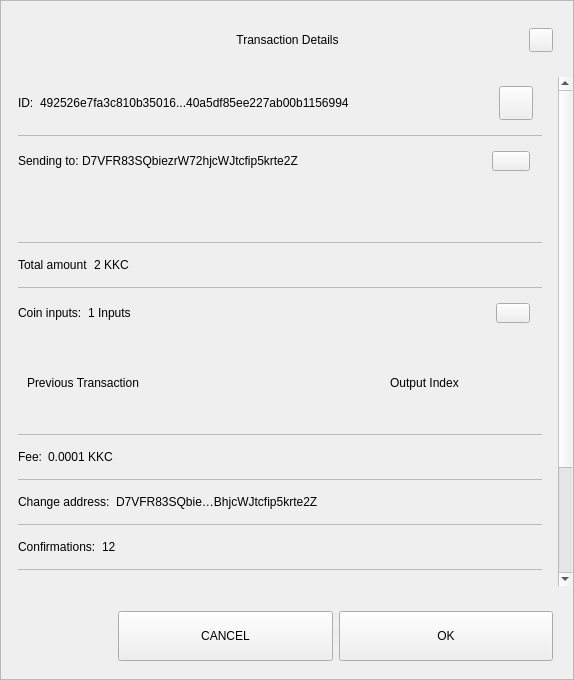
<?xml version="1.0" encoding="UTF-8"?>
<ui version="4.0">
 <class>TxDetailDialog</class>
 <widget class="QWidget" name="TxDetailDialog">
  <property name="geometry">
   <rect>
    <x>0</x>
    <y>0</y>
    <width>574</width>
    <height>680</height>
   </rect>
  </property>
  <property name="sizePolicy">
   <sizepolicy hsizetype="Preferred" vsizetype="Expanding">
    <horstretch>0</horstretch>
    <verstretch>0</verstretch>
   </sizepolicy>
  </property>
  <property name="minimumSize">
   <size>
    <width>574</width>
    <height>500</height>
   </size>
  </property>
  <property name="windowTitle">
   <string>Form</string>
  </property>
  <property name="styleSheet">
   <string notr="true"/>
  </property>
  <layout class="QVBoxLayout" name="verticalLayout_3">
   <property name="spacing">
    <number>0</number>
   </property>
   <property name="leftMargin">
    <number>0</number>
   </property>
   <property name="topMargin">
    <number>0</number>
   </property>
   <property name="rightMargin">
    <number>0</number>
   </property>
   <property name="bottomMargin">
    <number>0</number>
   </property>
   <item>
    <widget class="QFrame" name="frame">
     <property name="sizePolicy">
      <sizepolicy hsizetype="Preferred" vsizetype="Expanding">
       <horstretch>0</horstretch>
       <verstretch>0</verstretch>
      </sizepolicy>
     </property>
     <property name="styleSheet">
      <string notr="true"/>
     </property>
     <property name="frameShape">
      <enum>QFrame::StyledPanel</enum>
     </property>
     <property name="frameShadow">
      <enum>QFrame::Raised</enum>
     </property>
     <layout class="QVBoxLayout" name="verticalLayout">
      <property name="leftMargin">
       <number>0</number>
      </property>
      <property name="rightMargin">
       <number>0</number>
      </property>
      <item>
       <layout class="QHBoxLayout" name="horizontalLayout_3">
        <property name="spacing">
         <number>0</number>
        </property>
        <property name="leftMargin">
         <number>20</number>
        </property>
        <property name="topMargin">
         <number>10</number>
        </property>
        <property name="rightMargin">
         <number>20</number>
        </property>
        <item>
         <spacer name="horizontalSpacer_1">
          <property name="orientation">
           <enum>Qt::Horizontal</enum>
          </property>
          <property name="sizeHint" stdset="0">
           <size>
            <width>40</width>
            <height>20</height>
           </size>
          </property>
         </spacer>
        </item>
        <item>
         <widget class="QLabel" name="labelTitle">
          <property name="minimumSize">
           <size>
            <width>0</width>
            <height>40</height>
           </size>
          </property>
          <property name="maximumSize">
           <size>
            <width>16777215</width>
            <height>40</height>
           </size>
          </property>
          <property name="styleSheet">
           <string notr="true">padding-left:24px;</string>
          </property>
          <property name="text">
           <string>Transaction Details</string>
          </property>
          <property name="alignment">
           <set>Qt::AlignCenter</set>
          </property>
          <property name="margin">
           <number>7</number>
          </property>
         </widget>
        </item>
        <item>
         <spacer name="horizontalSpacer_2">
          <property name="orientation">
           <enum>Qt::Horizontal</enum>
          </property>
          <property name="sizeHint" stdset="0">
           <size>
            <width>40</width>
            <height>20</height>
           </size>
          </property>
         </spacer>
        </item>
        <item>
         <widget class="QPushButton" name="btnEsc">
          <property name="minimumSize">
           <size>
            <width>24</width>
            <height>24</height>
           </size>
          </property>
          <property name="maximumSize">
           <size>
            <width>24</width>
            <height>24</height>
           </size>
          </property>
          <property name="focusPolicy">
           <enum>Qt::NoFocus</enum>
          </property>
          <property name="text">
           <string/>
          </property>
         </widget>
        </item>
       </layout>
      </item>
      <item>
       <spacer name="verticalSpacer">
        <property name="orientation">
         <enum>Qt::Vertical</enum>
        </property>
        <property name="sizeType">
         <enum>QSizePolicy::Fixed</enum>
        </property>
        <property name="sizeHint" stdset="0">
         <size>
          <width>20</width>
          <height>10</height>
         </size>
        </property>
       </spacer>
      </item>
      <item>
       <widget class="QWidget" name="layoutScroll" native="true">
        <property name="minimumSize">
         <size>
          <width>0</width>
          <height>0</height>
         </size>
        </property>
        <layout class="QVBoxLayout" name="verticalLayout_4">
         <property name="leftMargin">
          <number>0</number>
         </property>
         <property name="topMargin">
          <number>0</number>
         </property>
         <property name="rightMargin">
          <number>0</number>
         </property>
         <item>
          <widget class="QScrollArea" name="scrollArea">
           <property name="styleSheet">
            <string notr="true">#scrollArea {
background:transparent;
}</string>
           </property>
           <property name="horizontalScrollBarPolicy">
            <enum>Qt::ScrollBarAlwaysOff</enum>
           </property>
           <property name="sizeAdjustPolicy">
            <enum>QAbstractScrollArea::AdjustIgnored</enum>
           </property>
           <property name="widgetResizable">
            <bool>true</bool>
           </property>
           <property name="alignment">
            <set>Qt::AlignLeading|Qt::AlignLeft|Qt::AlignTop</set>
           </property>
           <widget class="QWidget" name="scrollAreaWidgetContents">
            <property name="geometry">
             <rect>
              <x>0</x>
              <y>0</y>
              <width>556</width>
              <height>672</height>
             </rect>
            </property>
            <property name="autoFillBackground">
             <bool>false</bool>
            </property>
            <property name="styleSheet">
             <string notr="true">#scrollAreaWidgetContents {
background:transparent;
}</string>
            </property>
            <layout class="QVBoxLayout" name="verticalLayout_7">
             <property name="spacing">
              <number>0</number>
             </property>
             <property name="sizeConstraint">
              <enum>QLayout::SetDefaultConstraint</enum>
             </property>
             <property name="leftMargin">
              <number>0</number>
             </property>
             <property name="topMargin">
              <number>0</number>
             </property>
             <property name="rightMargin">
              <number>0</number>
             </property>
             <property name="bottomMargin">
              <number>0</number>
             </property>
             <item>
              <widget class="QWidget" name="content" native="true">
               <layout class="QVBoxLayout" name="verticalLayout_2">
                <property name="leftMargin">
                 <number>16</number>
                </property>
                <property name="topMargin">
                 <number>0</number>
                </property>
                <property name="rightMargin">
                 <number>16</number>
                </property>
                <item>
                 <widget class="QWidget" name="contentID" native="true">
                  <layout class="QHBoxLayout" name="horizontalLayout_12" stretch="0,1,0">
                   <property name="leftMargin">
                    <number>0</number>
                   </property>
                   <item>
                    <widget class="QLabel" name="labelId">
                     <property name="maximumSize">
                      <size>
                       <width>16777215</width>
                       <height>16777215</height>
                      </size>
                     </property>
                     <property name="text">
                      <string>ID:</string>
                     </property>
                    </widget>
                   </item>
                   <item>
                    <widget class="QLabel" name="textId">
                     <property name="text">
                      <string>492526e7fa3c810b35016...40a5df85ee227ab00b1156994</string>
                     </property>
                    </widget>
                   </item>
                   <item>
                    <widget class="QPushButton" name="pushCopy">
                     <property name="minimumSize">
                      <size>
                       <width>34</width>
                       <height>34</height>
                      </size>
                     </property>
                     <property name="maximumSize">
                      <size>
                       <width>34</width>
                       <height>34</height>
                      </size>
                     </property>
                     <property name="focusPolicy">
                      <enum>Qt::NoFocus</enum>
                     </property>
                     <property name="text">
                      <string/>
                     </property>
                     <property name="iconSize">
                      <size>
                       <width>24</width>
                       <height>24</height>
                      </size>
                     </property>
                    </widget>
                   </item>
                  </layout>
                 </widget>
                </item>
                <item>
                 <widget class="QLabel" name="labelDivider9">
                  <property name="maximumSize">
                   <size>
                    <width>16777215</width>
                    <height>1</height>
                   </size>
                  </property>
                  <property name="styleSheet">
                   <string notr="true">background-color:#bababa;</string>
                  </property>
                  <property name="text">
                   <string/>
                  </property>
                 </widget>
                </item>
                <item>
                 <widget class="QWidget" name="contentOutputs" native="true">
                  <layout class="QHBoxLayout" name="horizontalLayout_11" stretch="0,3,0">
                   <property name="spacing">
                    <number>0</number>
                   </property>
                   <property name="leftMargin">
                    <number>0</number>
                   </property>
                   <property name="rightMargin">
                    <number>12</number>
                   </property>
                   <item>
                    <widget class="QLabel" name="labelSend">
                     <property name="maximumSize">
                      <size>
                       <width>16777215</width>
                       <height>16777215</height>
                      </size>
                     </property>
                     <property name="text">
                      <string>Sending to: </string>
                     </property>
                    </widget>
                   </item>
                   <item>
                    <widget class="QLabel" name="textSend">
                     <property name="text">
                      <string>D7VFR83SQbiezrW72hjcWJtcfip5krte2Z </string>
                     </property>
                    </widget>
                   </item>
                   <item>
                    <widget class="QPushButton" name="pushOutputs">
                     <property name="minimumSize">
                      <size>
                       <width>34</width>
                       <height>20</height>
                      </size>
                     </property>
                     <property name="maximumSize">
                      <size>
                       <width>38</width>
                       <height>20</height>
                      </size>
                     </property>
                     <property name="focusPolicy">
                      <enum>Qt::NoFocus</enum>
                     </property>
                     <property name="styleSheet">
                      <string notr="true"/>
                     </property>
                     <property name="text">
                      <string/>
                     </property>
                    </widget>
                   </item>
                  </layout>
                 </widget>
                </item>
                <item>
                 <widget class="QScrollArea" name="outputsScrollArea">
                  <property name="minimumSize">
                   <size>
                    <width>0</width>
                    <height>50</height>
                   </size>
                  </property>
                  <property name="styleSheet">
                   <string notr="true">#outputsScrollArea {
background:transparent;
}</string>
                  </property>
                  <property name="widgetResizable">
                   <bool>true</bool>
                  </property>
                  <widget class="QWidget" name="container_outputs_base">
                   <property name="geometry">
                    <rect>
                     <x>0</x>
                     <y>0</y>
                     <width>522</width>
                     <height>48</height>
                    </rect>
                   </property>
                   <property name="styleSheet">
                    <string notr="true">#container_outputs_base {
background:transparent;
}</string>
                   </property>
                  </widget>
                 </widget>
                </item>
                <item>
                 <widget class="QLabel" name="labelDivider8">
                  <property name="maximumSize">
                   <size>
                    <width>16777215</width>
                    <height>1</height>
                   </size>
                  </property>
                  <property name="styleSheet">
                   <string notr="true">background-color:#bababa;</string>
                  </property>
                  <property name="text">
                   <string/>
                  </property>
                 </widget>
                </item>
                <item>
                 <widget class="QWidget" name="contentAmount" native="true">
                  <layout class="QHBoxLayout" name="horizontalLayout_4" stretch="0,1">
                   <property name="leftMargin">
                    <number>0</number>
                   </property>
                   <item>
                    <widget class="QLabel" name="labelAmount">
                     <property name="maximumSize">
                      <size>
                       <width>16777215</width>
                       <height>16777215</height>
                      </size>
                     </property>
                     <property name="text">
                      <string>Total amount</string>
                     </property>
                    </widget>
                   </item>
                   <item>
                    <widget class="QLabel" name="textAmount">
                     <property name="text">
                      <string>2 KKC</string>
                     </property>
                    </widget>
                   </item>
                  </layout>
                 </widget>
                </item>
                <item>
                 <widget class="QLabel" name="labelDivider6">
                  <property name="maximumSize">
                   <size>
                    <width>16777215</width>
                    <height>1</height>
                   </size>
                  </property>
                  <property name="styleSheet">
                   <string notr="true">background-color:#bababa;</string>
                  </property>
                  <property name="text">
                   <string/>
                  </property>
                 </widget>
                </item>
                <item>
                 <widget class="QWidget" name="contentInputs" native="true">
                  <layout class="QHBoxLayout" name="horizontalLayout" stretch="0,2,0">
                   <property name="leftMargin">
                    <number>0</number>
                   </property>
                   <property name="rightMargin">
                    <number>12</number>
                   </property>
                   <item>
                    <widget class="QLabel" name="labelInputs">
                     <property name="sizePolicy">
                      <sizepolicy hsizetype="Minimum" vsizetype="Preferred">
                       <horstretch>0</horstretch>
                       <verstretch>0</verstretch>
                      </sizepolicy>
                     </property>
                     <property name="maximumSize">
                      <size>
                       <width>16777215</width>
                       <height>16777215</height>
                      </size>
                     </property>
                     <property name="text">
                      <string>Coin inputs:</string>
                     </property>
                    </widget>
                   </item>
                   <item>
                    <widget class="QLabel" name="textInputs">
                     <property name="text">
                      <string>1 Inputs</string>
                     </property>
                    </widget>
                   </item>
                   <item>
                    <widget class="QPushButton" name="pushInputs">
                     <property name="maximumSize">
                      <size>
                       <width>34</width>
                       <height>20</height>
                      </size>
                     </property>
                     <property name="focusPolicy">
                      <enum>Qt::NoFocus</enum>
                     </property>
                     <property name="styleSheet">
                      <string notr="true"/>
                     </property>
                     <property name="text">
                      <string/>
                     </property>
                    </widget>
                   </item>
                  </layout>
                 </widget>
                </item>
                <item>
                 <widget class="QFrame" name="gridInputs">
                  <property name="sizePolicy">
                   <sizepolicy hsizetype="Preferred" vsizetype="MinimumExpanding">
                    <horstretch>0</horstretch>
                    <verstretch>0</verstretch>
                   </sizepolicy>
                  </property>
                  <property name="minimumSize">
                   <size>
                    <width>0</width>
                    <height>90</height>
                   </size>
                  </property>
                  <layout class="QGridLayout" name="gridLayoutInput" columnstretch="5,2" rowminimumheight="0">
                   <property name="sizeConstraint">
                    <enum>QLayout::SetMaximumSize</enum>
                   </property>
                   <property name="verticalSpacing">
                    <number>0</number>
                   </property>
                   <item row="0" column="0" alignment="Qt::AlignLeft">
                    <widget class="QLabel" name="labelTitlePrevTx">
                     <property name="text">
                      <string>Previous Transaction</string>
                     </property>
                    </widget>
                   </item>
                   <item row="0" column="1" alignment="Qt::AlignLeft">
                    <widget class="QLabel" name="labelOutputIndex">
                     <property name="text">
                      <string>Output Index</string>
                     </property>
                     <property name="alignment">
                      <set>Qt::AlignCenter</set>
                     </property>
                    </widget>
                   </item>
                  </layout>
                 </widget>
                </item>
                <item>
                 <widget class="QLabel" name="labelDivider1">
                  <property name="maximumSize">
                   <size>
                    <width>16777215</width>
                    <height>1</height>
                   </size>
                  </property>
                  <property name="styleSheet">
                   <string notr="true">background-color:#bababa;</string>
                  </property>
                  <property name="text">
                   <string/>
                  </property>
                 </widget>
                </item>
                <item>
                 <widget class="QWidget" name="contentFee" native="true">
                  <layout class="QHBoxLayout" name="horizontalLayout_7" stretch="0,1">
                   <property name="leftMargin">
                    <number>0</number>
                   </property>
                   <item>
                    <widget class="QLabel" name="labelFee">
                     <property name="maximumSize">
                      <size>
                       <width>16777215</width>
                       <height>16777215</height>
                      </size>
                     </property>
                     <property name="text">
                      <string>Fee:</string>
                     </property>
                    </widget>
                   </item>
                   <item>
                    <widget class="QLabel" name="textFee">
                     <property name="text">
                      <string>0.0001 KKC</string>
                     </property>
                    </widget>
                   </item>
                  </layout>
                 </widget>
                </item>
                <item>
                 <widget class="QLabel" name="labelDivider2">
                  <property name="maximumSize">
                   <size>
                    <width>16777215</width>
                    <height>1</height>
                   </size>
                  </property>
                  <property name="styleSheet">
                   <string notr="true">background-color:#bababa;</string>
                  </property>
                  <property name="text">
                   <string/>
                  </property>
                 </widget>
                </item>
                <item>
                 <widget class="QWidget" name="contentChangeAddress" native="true">
                  <layout class="QHBoxLayout" name="horizontalLayout_6" stretch="0,1">
                   <property name="leftMargin">
                    <number>0</number>
                   </property>
                   <item>
                    <widget class="QLabel" name="labelChange">
                     <property name="maximumSize">
                      <size>
                       <width>16777215</width>
                       <height>16777215</height>
                      </size>
                     </property>
                     <property name="text">
                      <string>Change address:</string>
                     </property>
                    </widget>
                   </item>
                   <item>
                    <widget class="QLabel" name="textChange">
                     <property name="text">
                      <string>D7VFR83SQbie…BhjcWJtcfip5krte2Z </string>
                     </property>
                    </widget>
                   </item>
                  </layout>
                 </widget>
                </item>
                <item>
                 <widget class="QLabel" name="labelDivider4">
                  <property name="maximumSize">
                   <size>
                    <width>16777215</width>
                    <height>1</height>
                   </size>
                  </property>
                  <property name="styleSheet">
                   <string notr="true">background-color:#bababa;</string>
                  </property>
                  <property name="text">
                   <string/>
                  </property>
                 </widget>
                </item>
                <item>
                 <widget class="QWidget" name="contentConfirmations" native="true">
                  <layout class="QHBoxLayout" name="horizontalLayout_8" stretch="0,1">
                   <property name="leftMargin">
                    <number>0</number>
                   </property>
                   <item>
                    <widget class="QLabel" name="labelConfirmations">
                     <property name="maximumSize">
                      <size>
                       <width>16777215</width>
                       <height>16777215</height>
                      </size>
                     </property>
                     <property name="text">
                      <string>Confirmations:</string>
                     </property>
                    </widget>
                   </item>
                   <item>
                    <widget class="QLabel" name="textConfirmations">
                     <property name="text">
                      <string>12</string>
                     </property>
                    </widget>
                   </item>
                  </layout>
                 </widget>
                </item>
                <item>
                 <widget class="QLabel" name="labelDivider7">
                  <property name="maximumSize">
                   <size>
                    <width>16777215</width>
                    <height>1</height>
                   </size>
                  </property>
                  <property name="styleSheet">
                   <string notr="true">background-color:#bababa;</string>
                  </property>
                  <property name="text">
                   <string/>
                  </property>
                 </widget>
                </item>
                <item>
                 <widget class="QWidget" name="contentSize" native="true">
                  <layout class="QHBoxLayout" name="horizontalLayout_9" stretch="0,1">
                   <property name="leftMargin">
                    <number>0</number>
                   </property>
                   <item>
                    <widget class="QLabel" name="labelSize">
                     <property name="maximumSize">
                      <size>
                       <width>16777215</width>
                       <height>16777215</height>
                      </size>
                     </property>
                     <property name="text">
                      <string>Size:</string>
                     </property>
                    </widget>
                   </item>
                   <item>
                    <widget class="QLabel" name="textSize">
                     <property name="text">
                      <string>2 kB</string>
                     </property>
                    </widget>
                   </item>
                  </layout>
                 </widget>
                </item>
                <item>
                 <widget class="QLabel" name="labelDivider3">
                  <property name="maximumSize">
                   <size>
                    <width>16777215</width>
                    <height>1</height>
                   </size>
                  </property>
                  <property name="styleSheet">
                   <string notr="true">background-color:#bababa;</string>
                  </property>
                  <property name="text">
                   <string/>
                  </property>
                 </widget>
                </item>
                <item>
                 <widget class="QWidget" name="contentDate" native="true">
                  <layout class="QHBoxLayout" name="horizontalLayout_5" stretch="0,1">
                   <property name="leftMargin">
                    <number>0</number>
                   </property>
                   <item>
                    <widget class="QLabel" name="labelDate">
                     <property name="maximumSize">
                      <size>
                       <width>16777215</width>
                       <height>16777215</height>
                      </size>
                     </property>
                     <property name="text">
                      <string>Date:</string>
                     </property>
                    </widget>
                   </item>
                   <item>
                    <widget class="QLabel" name="textDate">
                     <property name="text">
                      <string>May 25, 2017</string>
                     </property>
                    </widget>
                   </item>
                  </layout>
                 </widget>
                </item>
                <item>
                 <widget class="QLabel" name="labelDivider5">
                  <property name="maximumSize">
                   <size>
                    <width>16777215</width>
                    <height>1</height>
                   </size>
                  </property>
                  <property name="styleSheet">
                   <string notr="true">background-color:#bababa;</string>
                  </property>
                  <property name="text">
                   <string/>
                  </property>
                 </widget>
                </item>
                <item>
                 <widget class="QWidget" name="contentStatus" native="true">
                  <layout class="QHBoxLayout" name="horizontalLayout_10" stretch="0,1">
                   <property name="leftMargin">
                    <number>0</number>
                   </property>
                   <item>
                    <widget class="QLabel" name="labelStatus">
                     <property name="maximumSize">
                      <size>
                       <width>16777215</width>
                       <height>16777215</height>
                      </size>
                     </property>
                     <property name="text">
                      <string>Status:</string>
                     </property>
                    </widget>
                   </item>
                   <item>
                    <widget class="QLabel" name="textStatus">
                     <property name="text">
                      <string>Spendable</string>
                     </property>
                    </widget>
                   </item>
                  </layout>
                 </widget>
                </item>
                <item>
                 <spacer name="verticalSpacer_2">
                  <property name="orientation">
                   <enum>Qt::Vertical</enum>
                  </property>
                  <property name="sizeType">
                   <enum>QSizePolicy::Expanding</enum>
                  </property>
                  <property name="sizeHint" stdset="0">
                   <size>
                    <width>20</width>
                    <height>10</height>
                   </size>
                  </property>
                 </spacer>
                </item>
                <item>
                 <widget class="QLabel" name="labelWarning">
                  <property name="text">
                   <string>TextLabel</string>
                  </property>
                  <property name="alignment">
                   <set>Qt::AlignCenter</set>
                  </property>
                 </widget>
                </item>
               </layout>
              </widget>
             </item>
            </layout>
           </widget>
          </widget>
         </item>
        </layout>
       </widget>
      </item>
      <item>
       <widget class="QWidget" name="containerButtons" native="true">
        <layout class="QHBoxLayout" name="horizontalLayout1" stretch="1,2,2">
         <property name="leftMargin">
          <number>10</number>
         </property>
         <property name="rightMargin">
          <number>20</number>
         </property>
         <item>
          <spacer name="horizontalSpacer_3">
           <property name="orientation">
            <enum>Qt::Horizontal</enum>
           </property>
           <property name="sizeHint" stdset="0">
            <size>
             <width>40</width>
             <height>20</height>
            </size>
           </property>
          </spacer>
         </item>
         <item>
          <widget class="QPushButton" name="btnCancel">
           <property name="minimumSize">
            <size>
             <width>200</width>
             <height>50</height>
            </size>
           </property>
           <property name="focusPolicy">
            <enum>Qt::NoFocus</enum>
           </property>
           <property name="text">
            <string>CANCEL</string>
           </property>
          </widget>
         </item>
         <item>
          <widget class="QPushButton" name="btnSave">
           <property name="minimumSize">
            <size>
             <width>200</width>
             <height>50</height>
            </size>
           </property>
           <property name="focusPolicy">
            <enum>Qt::NoFocus</enum>
           </property>
           <property name="text">
            <string>OK</string>
           </property>
          </widget>
         </item>
        </layout>
       </widget>
      </item>
     </layout>
    </widget>
   </item>
  </layout>
 </widget>
 <resources/>
 <connections/>
</ui>
